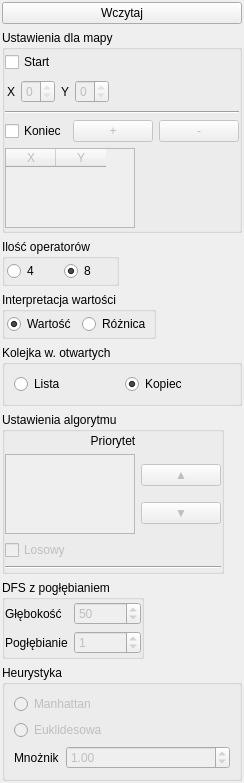
           <widget class="QWidget" name="page">
            <property name="sizePolicy">
             <sizepolicy hsizetype="Expanding" vsizetype="Expanding">
              <horstretch>0</horstretch>
              <verstretch>0</verstretch>
             </sizepolicy>
            </property>
            <layout class="QGridLayout" name="gridLayout">
             <property name="leftMargin">
              <number>2</number>
             </property>
             <property name="topMargin">
              <number>2</number>
             </property>
             <property name="rightMargin">
              <number>2</number>
             </property>
             <property name="bottomMargin">
              <number>2</number>
             </property>
             <item row="6" column="0">
              <widget class="QGroupBox" name="groupBox_3">
               <property name="sizePolicy">
                <sizepolicy hsizetype="Fixed" vsizetype="Preferred">
                 <horstretch>0</horstretch>
                 <verstretch>0</verstretch>
                </sizepolicy>
               </property>
               <property name="title">
                <string>DFS z pogłębianiem </string>
               </property>
               <layout class="QGridLayout" name="gridLayout_20">
                <property name="leftMargin">
                 <number>0</number>
                </property>
                <property name="topMargin">
                 <number>2</number>
                </property>
                <property name="rightMargin">
                 <number>0</number>
                </property>
                <property name="bottomMargin">
                 <number>2</number>
                </property>
                <item row="0" column="0">
                 <widget class="QLabel" name="label_28">
                  <property name="text">
                   <string>Głębokość</string>
                  </property>
                 </widget>
                </item>
                <item row="0" column="1">
                 <widget class="QSpinBox" name="depthSpin">
                  <property name="enabled">
                   <bool>false</bool>
                  </property>
                  <property name="maximum">
                   <number>999999999</number>
                  </property>
                  <property name="value">
                   <number>50</number>
                  </property>
                 </widget>
                </item>
                <item row="1" column="0">
                 <widget class="QLabel" name="label_29">
                  <property name="text">
                   <string>Pogłębianie</string>
                  </property>
                 </widget>
                </item>
                <item row="1" column="1">
                 <widget class="QSpinBox" name="depthStepSpin">
                  <property name="enabled">
                   <bool>false</bool>
                  </property>
                  <property name="maximum">
                   <number>999999999</number>
                  </property>
                  <property name="value">
                   <number>1</number>
                  </property>
                 </widget>
                </item>
               </layout>
              </widget>
             </item>
             <item row="0" column="0">
              <widget class="QPushButton" name="loadMapConfBut">
               <property name="sizePolicy">
                <sizepolicy hsizetype="Preferred" vsizetype="Preferred">
                 <horstretch>0</horstretch>
                 <verstretch>0</verstretch>
                </sizepolicy>
               </property>
               <property name="text">
                <string>Wczytaj</string>
               </property>
              </widget>
             </item>
             <item row="3" column="0">
              <widget class="QGroupBox" name="groupBox_6">
               <property name="sizePolicy">
                <sizepolicy hsizetype="Fixed" vsizetype="Preferred">
                 <horstretch>0</horstretch>
                 <verstretch>0</verstretch>
                </sizepolicy>
               </property>
               <property name="title">
                <string>Interpretacja wartości</string>
               </property>
               <property name="checkable">
                <bool>false</bool>
               </property>
               <layout class="QGridLayout" name="gridLayout_21">
                <property name="leftMargin">
                 <number>2</number>
                </property>
                <property name="topMargin">
                 <number>2</number>
                </property>
                <property name="rightMargin">
                 <number>2</number>
                </property>
                <property name="bottomMargin">
                 <number>2</number>
                </property>
                <item row="0" column="0">
                 <widget class="QRadioButton" name="radioIntValue">
                  <property name="text">
                   <string>Wartość</string>
                  </property>
                  <property name="checked">
                   <bool>true</bool>
                  </property>
                 </widget>
                </item>
                <item row="0" column="1">
                 <widget class="QRadioButton" name="radioIntSub">
                  <property name="text">
                   <string>Różnica</string>
                  </property>
                 </widget>
                </item>
               </layout>
              </widget>
             </item>
             <item row="2" column="0">
              <widget class="QGroupBox" name="groupBox_4">
               <property name="sizePolicy">
                <sizepolicy hsizetype="Fixed" vsizetype="Preferred">
                 <horstretch>0</horstretch>
                 <verstretch>0</verstretch>
                </sizepolicy>
               </property>
               <property name="title">
                <string>Ilość operatorów</string>
               </property>
               <layout class="QGridLayout" name="gridLayout_19">
                <property name="leftMargin">
                 <number>2</number>
                </property>
                <property name="topMargin">
                 <number>2</number>
                </property>
                <property name="rightMargin">
                 <number>2</number>
                </property>
                <property name="bottomMargin">
                 <number>2</number>
                </property>
                <item row="0" column="0">
                 <widget class="QRadioButton" name="radioOperators4">
                  <property name="toolTip">
                   <string>&lt;html&gt;&lt;head/&gt;&lt;body&gt;&lt;p&gt;Możliwość poruszania się w czterech kierunkach:&lt;/p&gt;&lt;p&gt;północ;&lt;/p&gt;&lt;p&gt;południe;&lt;/p&gt;&lt;p&gt;wschód;&lt;/p&gt;&lt;p&gt;zachód.&lt;/p&gt;&lt;p&gt;&lt;br/&gt;&lt;/p&gt;&lt;/body&gt;&lt;/html&gt;</string>
                  </property>
                  <property name="whatsThis">
                   <string>&lt;html&gt;&lt;head/&gt;&lt;body&gt;&lt;p&gt;Możliwość poruszania się w czterech kierunkach:&lt;/p&gt;&lt;p&gt;północ;&lt;/p&gt;&lt;p&gt;południe;&lt;/p&gt;&lt;p&gt;wschód;&lt;/p&gt;&lt;p&gt;zachód.&lt;/p&gt;&lt;p&gt;&lt;br/&gt;&lt;/p&gt;&lt;/body&gt;&lt;/html&gt;</string>
                  </property>
                  <property name="text">
                   <string>4</string>
                  </property>
                 </widget>
                </item>
                <item row="0" column="1">
                 <widget class="QRadioButton" name="radioOperators8">
                  <property name="toolTip">
                   <string>&lt;html&gt;&lt;head/&gt;&lt;body&gt;&lt;p&gt;Możliwość poruszania się w ośmiu kierunkach:&lt;/p&gt;&lt;p&gt;północ;&lt;/p&gt;&lt;p&gt;północny wschód;&lt;/p&gt;&lt;p&gt;wschód etc.&lt;/p&gt;&lt;p&gt;&lt;br/&gt;&lt;/p&gt;&lt;/body&gt;&lt;/html&gt;</string>
                  </property>
                  <property name="whatsThis">
                   <string>&lt;html&gt;&lt;head/&gt;&lt;body&gt;&lt;p&gt;Możliwość poruszania się w ośmiu kierunkach:&lt;/p&gt;&lt;p&gt;północ;&lt;/p&gt;&lt;p&gt;północny wschód;&lt;/p&gt;&lt;p&gt;wschód etc.&lt;/p&gt;&lt;p&gt;&lt;br/&gt;&lt;/p&gt;&lt;/body&gt;&lt;/html&gt;</string>
                  </property>
                  <property name="text">
                   <string>8</string>
                  </property>
                  <property name="checked">
                   <bool>true</bool>
                  </property>
                 </widget>
                </item>
               </layout>
              </widget>
             </item>
             <item row="7" column="0">
              <widget class="QGroupBox" name="groupBox_5">
               <property name="title">
                <string>Heurystyka</string>
               </property>
               <layout class="QFormLayout" name="formLayout_3">
                <item row="0" column="0" colspan="2">
                 <widget class="QRadioButton" name="radioManhattam">
                  <property name="enabled">
                   <bool>false</bool>
                  </property>
                  <property name="toolTip">
                   <string>&lt;html&gt;&lt;head/&gt;&lt;body&gt;&lt;p&gt;Ocenia dystans z odległości Manhattan&lt;/p&gt;&lt;/body&gt;&lt;/html&gt;</string>
                  </property>
                  <property name="whatsThis">
                   <string>&lt;html&gt;&lt;head/&gt;&lt;body&gt;&lt;p&gt;Ocenia dystans odległości Manhattan&lt;/p&gt;&lt;/body&gt;&lt;/html&gt;</string>
                  </property>
                  <property name="text">
                   <string>Manhattan</string>
                  </property>
                 </widget>
                </item>
                <item row="1" column="0" colspan="2">
                 <widget class="QRadioButton" name="radioEuklides">
                  <property name="enabled">
                   <bool>false</bool>
                  </property>
                  <property name="toolTip">
                   <string>&lt;html&gt;&lt;head/&gt;&lt;body&gt;&lt;p&gt;Ocenia dystans odległości Euklidesowej&lt;/p&gt;&lt;/body&gt;&lt;/html&gt;</string>
                  </property>
                  <property name="whatsThis">
                   <string>&lt;html&gt;&lt;head/&gt;&lt;body&gt;&lt;p&gt;Ocenia dystans odległości Euklidesowej&lt;/p&gt;&lt;/body&gt;&lt;/html&gt;</string>
                  </property>
                  <property name="text">
                   <string>Euklidesowa</string>
                  </property>
                 </widget>
                </item>
                <item row="2" column="0">
                 <widget class="QLabel" name="label_30">
                  <property name="text">
                   <string>Mnożnik</string>
                  </property>
                 </widget>
                </item>
                <item row="2" column="1">
                 <widget class="QDoubleSpinBox" name="doubleSpinHeur">
                  <property name="enabled">
                   <bool>false</bool>
                  </property>
                  <property name="toolTip">
                   <string>&lt;html&gt;&lt;head/&gt;&lt;body&gt;&lt;p&gt;Wzmacnia lub osłabia ocenę funkcji heurystycznej&lt;/p&gt;&lt;/body&gt;&lt;/html&gt;</string>
                  </property>
                  <property name="whatsThis">
                   <string>&lt;html&gt;&lt;head/&gt;&lt;body&gt;&lt;p&gt;Wzmacnia lub osłabia ocenę funkcji heurystycznej&lt;/p&gt;&lt;/body&gt;&lt;/html&gt;</string>
                  </property>
                  <property name="maximum">
                   <double>100.000000000000000</double>
                  </property>
                  <property name="singleStep">
                   <double>0.100000000000000</double>
                  </property>
                  <property name="value">
                   <double>1.000000000000000</double>
                  </property>
                 </widget>
                </item>
               </layout>
              </widget>
             </item>
             <item row="5" column="0">
              <widget class="QGroupBox" name="groupBox_2">
               <property name="sizePolicy">
                <sizepolicy hsizetype="Fixed" vsizetype="Preferred">
                 <horstretch>0</horstretch>
                 <verstretch>0</verstretch>
                </sizepolicy>
               </property>
               <property name="title">
                <string>Ustawienia algorytmu</string>
               </property>
               <property name="checkable">
                <bool>false</bool>
               </property>
               <layout class="QGridLayout" name="gridLayout_12">
                <property name="leftMargin">
                 <number>0</number>
                </property>
                <property name="topMargin">
                 <number>2</number>
                </property>
                <property name="rightMargin">
                 <number>0</number>
                </property>
                <property name="bottomMargin">
                 <number>2</number>
                </property>
                <item row="0" column="0" colspan="2">
                 <widget class="QLabel" name="label_27">
                  <property name="text">
                   <string>Priorytet</string>
                  </property>
                  <property name="alignment">
                   <set>Qt::AlignCenter</set>
                  </property>
                  <property name="wordWrap">
                   <bool>true</bool>
                  </property>
                 </widget>
                </item>
                <item row="1" column="1">
                 <widget class="QFrame" name="frame_6">
                  <property name="frameShape">
                   <enum>QFrame::NoFrame</enum>
                  </property>
                  <property name="frameShadow">
                   <enum>QFrame::Raised</enum>
                  </property>
                  <layout class="QGridLayout" name="gridLayout_16">
                   <property name="leftMargin">
                    <number>0</number>
                   </property>
                   <property name="topMargin">
                    <number>0</number>
                   </property>
                   <property name="rightMargin">
                    <number>0</number>
                   </property>
                   <property name="bottomMargin">
                    <number>0</number>
                   </property>
                   <item row="0" column="0">
                    <widget class="QPushButton" name="prioriUpBut">
                     <property name="enabled">
                      <bool>false</bool>
                     </property>
                     <property name="toolTip">
                      <string>&lt;html&gt;&lt;head/&gt;&lt;body&gt;&lt;p&gt;Zwiększ priorytet&lt;/p&gt;&lt;/body&gt;&lt;/html&gt;</string>
                     </property>
                     <property name="whatsThis">
                      <string>&lt;html&gt;&lt;head/&gt;&lt;body&gt;&lt;p&gt;Zwiększ priorytet&lt;/p&gt;&lt;/body&gt;&lt;/html&gt;</string>
                     </property>
                     <property name="text">
                      <string>▲</string>
                     </property>
                    </widget>
                   </item>
                   <item row="1" column="0">
                    <widget class="QPushButton" name="prioriDownBut">
                     <property name="enabled">
                      <bool>false</bool>
                     </property>
                     <property name="toolTip">
                      <string>&lt;html&gt;&lt;head/&gt;&lt;body&gt;&lt;p&gt;Zmniejsz priorytet&lt;/p&gt;&lt;/body&gt;&lt;/html&gt;</string>
                     </property>
                     <property name="whatsThis">
                      <string>&lt;html&gt;&lt;head/&gt;&lt;body&gt;&lt;p&gt;Zmniejsz priorytet&lt;/p&gt;&lt;/body&gt;&lt;/html&gt;</string>
                     </property>
                     <property name="text">
                      <string>▼</string>
                     </property>
                    </widget>
                   </item>
                  </layout>
                 </widget>
                </item>
                <item row="1" column="0">
                 <widget class="QListView" name="priorityListView">
                  <property name="enabled">
                   <bool>false</bool>
                  </property>
                  <property name="sizePolicy">
                   <sizepolicy hsizetype="Minimum" vsizetype="Minimum">
                    <horstretch>0</horstretch>
                    <verstretch>0</verstretch>
                   </sizepolicy>
                  </property>
                  <property name="maximumSize">
                   <size>
                    <width>130</width>
                    <height>80</height>
                   </size>
                  </property>
                  <property name="toolTip">
                   <string>&lt;html&gt;&lt;head/&gt;&lt;body&gt;&lt;p&gt;Priorytet wybierania kierunku dla algorytmów ślepych&lt;/p&gt;&lt;/body&gt;&lt;/html&gt;</string>
                  </property>
                  <property name="whatsThis">
                   <string>&lt;html&gt;&lt;head/&gt;&lt;body&gt;&lt;p&gt;Priorytet wybierania kierunku dla algorytmów ślepych&lt;/p&gt;&lt;/body&gt;&lt;/html&gt;</string>
                  </property>
                  <property name="editTriggers">
                   <set>QAbstractItemView::NoEditTriggers</set>
                  </property>
                  <property name="showDropIndicator" stdset="0">
                   <bool>false</bool>
                  </property>
                  <property name="selectionBehavior">
                   <enum>QAbstractItemView::SelectRows</enum>
                  </property>
                  <property name="textElideMode">
                   <enum>Qt::ElideRight</enum>
                  </property>
                  <property name="modelColumn">
                   <number>0</number>
                  </property>
                  <property name="selectionRectVisible">
                   <bool>true</bool>
                  </property>
                 </widget>
                </item>
                <item row="4" column="0" colspan="2">
                 <widget class="Line" name="line_5">
                  <property name="orientation">
                   <enum>Qt::Horizontal</enum>
                  </property>
                 </widget>
                </item>
                <item row="2" column="0" colspan="2">
                 <widget class="QCheckBox" name="checkRandPrio">
                  <property name="enabled">
                   <bool>false</bool>
                  </property>
                  <property name="text">
                   <string>Losowy</string>
                  </property>
                 </widget>
                </item>
               </layout>
              </widget>
             </item>
             <item row="1" column="0">
              <widget class="QGroupBox" name="groupBox">
               <property name="sizePolicy">
                <sizepolicy hsizetype="Fixed" vsizetype="Expanding">
                 <horstretch>0</horstretch>
                 <verstretch>0</verstretch>
                </sizepolicy>
               </property>
               <property name="title">
                <string>Ustawienia dla mapy</string>
               </property>
               <property name="flat">
                <bool>false</bool>
               </property>
               <layout class="QGridLayout" name="gridLayout_2">
                <property name="leftMargin">
                 <number>0</number>
                </property>
                <property name="topMargin">
                 <number>2</number>
                </property>
                <property name="rightMargin">
                 <number>0</number>
                </property>
                <property name="bottomMargin">
                 <number>2</number>
                </property>
                <item row="2" column="2">
                 <widget class="Line" name="line_4">
                  <property name="orientation">
                   <enum>Qt::Horizontal</enum>
                  </property>
                 </widget>
                </item>
                <item row="0" column="2">
                 <widget class="QCheckBox" name="checkStart">
                  <property name="toolTip">
                   <string>&lt;html&gt;&lt;head/&gt;&lt;body&gt;&lt;p&gt;Zaznaczanie punktu wejściowego&lt;/p&gt;&lt;/body&gt;&lt;/html&gt;</string>
                  </property>
                  <property name="whatsThis">
                   <string>&lt;html&gt;&lt;head/&gt;&lt;body&gt;&lt;p&gt;Zaznaczanie punktu wejściowego&lt;/p&gt;&lt;/body&gt;&lt;/html&gt;</string>
                  </property>
                  <property name="text">
                   <string>Start</string>
                  </property>
                 </widget>
                </item>
                <item row="4" column="2">
                 <widget class="QTableWidget" name="tableWidget">
                  <property name="enabled">
                   <bool>false</bool>
                  </property>
                  <property name="sizePolicy">
                   <sizepolicy hsizetype="Minimum" vsizetype="Minimum">
                    <horstretch>0</horstretch>
                    <verstretch>0</verstretch>
                   </sizepolicy>
                  </property>
                  <property name="maximumSize">
                   <size>
                    <width>130</width>
                    <height>80</height>
                   </size>
                  </property>
                  <property name="toolTip">
                   <string>&lt;html&gt;&lt;head/&gt;&lt;body&gt;&lt;p&gt;Ustawia punkt końcowy &lt;/p&gt;&lt;/body&gt;&lt;/html&gt;</string>
                  </property>
                  <property name="whatsThis">
                   <string>&lt;html&gt;&lt;head/&gt;&lt;body&gt;&lt;p&gt;Ustawia punkt końcowy &lt;/p&gt;&lt;/body&gt;&lt;/html&gt;</string>
                  </property>
                  <property name="frameShape">
                   <enum>QFrame::StyledPanel</enum>
                  </property>
                  <property name="editTriggers">
                   <set>QAbstractItemView::AllEditTriggers</set>
                  </property>
                  <property name="alternatingRowColors">
                   <bool>true</bool>
                  </property>
                  <property name="selectionMode">
                   <enum>QAbstractItemView::SingleSelection</enum>
                  </property>
                  <property name="selectionBehavior">
                   <enum>QAbstractItemView::SelectItems</enum>
                  </property>
                  <property name="rowCount">
                   <number>0</number>
                  </property>
                  <property name="columnCount">
                   <number>2</number>
                  </property>
                  <attribute name="horizontalHeaderDefaultSectionSize">
                   <number>50</number>
                  </attribute>
                  <attribute name="horizontalHeaderMinimumSectionSize">
                   <number>30</number>
                  </attribute>
                  <attribute name="verticalHeaderVisible">
                   <bool>false</bool>
                  </attribute>
                  <column>
                   <property name="text">
                    <string>X</string>
                   </property>
                  </column>
                  <column>
                   <property name="text">
                    <string>Y</string>
                   </property>
                  </column>
                 </widget>
                </item>
                <item row="3" column="2">
                 <widget class="QFrame" name="frame_4">
                  <property name="frameShape">
                   <enum>QFrame::NoFrame</enum>
                  </property>
                  <property name="frameShadow">
                   <enum>QFrame::Raised</enum>
                  </property>
                  <layout class="QGridLayout" name="gridLayout_7">
                   <property name="leftMargin">
                    <number>0</number>
                   </property>
                   <property name="topMargin">
                    <number>0</number>
                   </property>
                   <property name="rightMargin">
                    <number>0</number>
                   </property>
                   <property name="bottomMargin">
                    <number>0</number>
                   </property>
                   <item row="0" column="1">
                    <widget class="QPushButton" name="pushButton_5">
                     <property name="enabled">
                      <bool>false</bool>
                     </property>
                     <property name="toolTip">
                      <string>&lt;html&gt;&lt;head/&gt;&lt;body&gt;&lt;p&gt;Wstaw wiersz&lt;/p&gt;&lt;/body&gt;&lt;/html&gt;</string>
                     </property>
                     <property name="whatsThis">
                      <string>&lt;html&gt;&lt;head/&gt;&lt;body&gt;&lt;p&gt;Wstaw wiersz&lt;/p&gt;&lt;/body&gt;&lt;/html&gt;</string>
                     </property>
                     <property name="text">
                      <string>+</string>
                     </property>
                    </widget>
                   </item>
                   <item row="0" column="2">
                    <widget class="QPushButton" name="pushButton_6">
                     <property name="enabled">
                      <bool>false</bool>
                     </property>
                     <property name="toolTip">
                      <string>&lt;html&gt;&lt;head/&gt;&lt;body&gt;&lt;p&gt;Usuń wiersz&lt;/p&gt;&lt;/body&gt;&lt;/html&gt;</string>
                     </property>
                     <property name="whatsThis">
                      <string>&lt;html&gt;&lt;head/&gt;&lt;body&gt;&lt;p&gt;Usuń wiersz&lt;/p&gt;&lt;/body&gt;&lt;/html&gt;</string>
                     </property>
                     <property name="text">
                      <string>-</string>
                     </property>
                    </widget>
                   </item>
                   <item row="0" column="0">
                    <widget class="QCheckBox" name="checkEnd">
                     <property name="toolTip">
                      <string>&lt;html&gt;&lt;head/&gt;&lt;body&gt;&lt;p&gt;Zaznaczanie punktów końcowych&lt;/p&gt;&lt;/body&gt;&lt;/html&gt;</string>
                     </property>
                     <property name="whatsThis">
                      <string>&lt;html&gt;&lt;head/&gt;&lt;body&gt;&lt;p&gt;Zaznaczanie punktów końcowych&lt;/p&gt;&lt;/body&gt;&lt;/html&gt;</string>
                     </property>
                     <property name="text">
                      <string>Koniec</string>
                     </property>
                    </widget>
                   </item>
                  </layout>
                 </widget>
                </item>
                <item row="1" column="2">
                 <widget class="QFrame" name="frame_2">
                  <property name="sizePolicy">
                   <sizepolicy hsizetype="Fixed" vsizetype="Fixed">
                    <horstretch>0</horstretch>
                    <verstretch>0</verstretch>
                   </sizepolicy>
                  </property>
                  <property name="frameShape">
                   <enum>QFrame::NoFrame</enum>
                  </property>
                  <property name="frameShadow">
                   <enum>QFrame::Raised</enum>
                  </property>
                  <layout class="QGridLayout" name="gridLayout_9">
                   <property name="leftMargin">
                    <number>2</number>
                   </property>
                   <property name="topMargin">
                    <number>2</number>
                   </property>
                   <property name="rightMargin">
                    <number>2</number>
                   </property>
                   <property name="bottomMargin">
                    <number>2</number>
                   </property>
                   <item row="0" column="3">
                    <widget class="QSpinBox" name="sYSpin">
                     <property name="enabled">
                      <bool>false</bool>
                     </property>
                     <property name="toolTip">
                      <string>&lt;html&gt;&lt;head/&gt;&lt;body&gt;&lt;p&gt;Ustaw wartość koordynaty pionowej ( 0 = brak)&lt;/p&gt;&lt;/body&gt;&lt;/html&gt;</string>
                     </property>
                     <property name="whatsThis">
                      <string>&lt;html&gt;&lt;head/&gt;&lt;body&gt;&lt;p&gt;Ustaw wartość koordynaty pionowej ( 0 = brak)&lt;/p&gt;&lt;/body&gt;&lt;/html&gt;</string>
                     </property>
                     <property name="maximum">
                      <number>0</number>
                     </property>
                    </widget>
                   </item>
                   <item row="0" column="1">
                    <widget class="QSpinBox" name="sXSpin">
                     <property name="enabled">
                      <bool>false</bool>
                     </property>
                     <property name="toolTip">
                      <string>&lt;html&gt;&lt;head/&gt;&lt;body&gt;&lt;p&gt;Ustaw wartość koordynaty poziomej ( 0 = brak)&lt;/p&gt;&lt;/body&gt;&lt;/html&gt;</string>
                     </property>
                     <property name="whatsThis">
                      <string>&lt;html&gt;&lt;head/&gt;&lt;body&gt;&lt;p&gt;Ustaw wartość koordynaty poziomej ( 0 = brak)&lt;/p&gt;&lt;/body&gt;&lt;/html&gt;</string>
                     </property>
                     <property name="maximum">
                      <number>0</number>
                     </property>
                    </widget>
                   </item>
                   <item row="0" column="0">
                    <widget class="QLabel" name="label_6">
                     <property name="text">
                      <string>X</string>
                     </property>
                    </widget>
                   </item>
                   <item row="0" column="2">
                    <widget class="QLabel" name="label_5">
                     <property name="text">
                      <string>Y</string>
                     </property>
                    </widget>
                   </item>
                  </layout>
                 </widget>
                </item>
               </layout>
              </widget>
             </item>
             <item row="4" column="0">
              <widget class="QGroupBox" name="groupBox_8">
               <property name="toolTip">
                <string>&lt;html&gt;&lt;head/&gt;&lt;body&gt;&lt;p&gt;Wybór kolejki &lt;/p&gt;&lt;/body&gt;&lt;/html&gt;</string>
               </property>
               <property name="title">
                <string>Kolejka w. otwartych</string>
               </property>
               <layout class="QGridLayout" name="gridLayout_15">
                <item row="0" column="0">
                 <widget class="QRadioButton" name="radioList">
                  <property name="toolTip">
                   <string>&lt;html&gt;&lt;head/&gt;&lt;body&gt;&lt;p&gt;Kolejka wierzchołków do rozpatrzenia dla algorytmów heurystycznych jako lista.&lt;/p&gt;&lt;/body&gt;&lt;/html&gt;</string>
                  </property>
                  <property name="whatsThis">
                   <string>&lt;html&gt;&lt;head/&gt;&lt;body&gt;&lt;p&gt;Kolejka wierzchołków do rozpatrzenia dla algorytmów heurystycznych jako lista.&lt;/p&gt;&lt;/body&gt;&lt;/html&gt;</string>
                  </property>
                  <property name="text">
                   <string>Lista</string>
                  </property>
                 </widget>
                </item>
                <item row="0" column="1">
                 <widget class="QRadioButton" name="radiHeap">
                  <property name="toolTip">
                   <string>&lt;html&gt;&lt;head/&gt;&lt;body&gt;&lt;p&gt;Kolejka wierzchołków do rozpatrzenia dla algorytmów heurystycznych jako kopiec typu min.&lt;/p&gt;&lt;/body&gt;&lt;/html&gt;</string>
                  </property>
                  <property name="whatsThis">
                   <string>&lt;html&gt;&lt;head/&gt;&lt;body&gt;&lt;p&gt;Kolejka wierzchołków do rozpatrzenia dla algorytmów heurystycznych jako kopiec typu min.&lt;/p&gt;&lt;/body&gt;&lt;/html&gt;</string>
                  </property>
                  <property name="text">
                   <string>Kopiec</string>
                  </property>
                  <property name="checked">
                   <bool>true</bool>
                  </property>
                 </widget>
                </item>
               </layout>
              </widget>
             </item>
            </layout>
           </widget>
